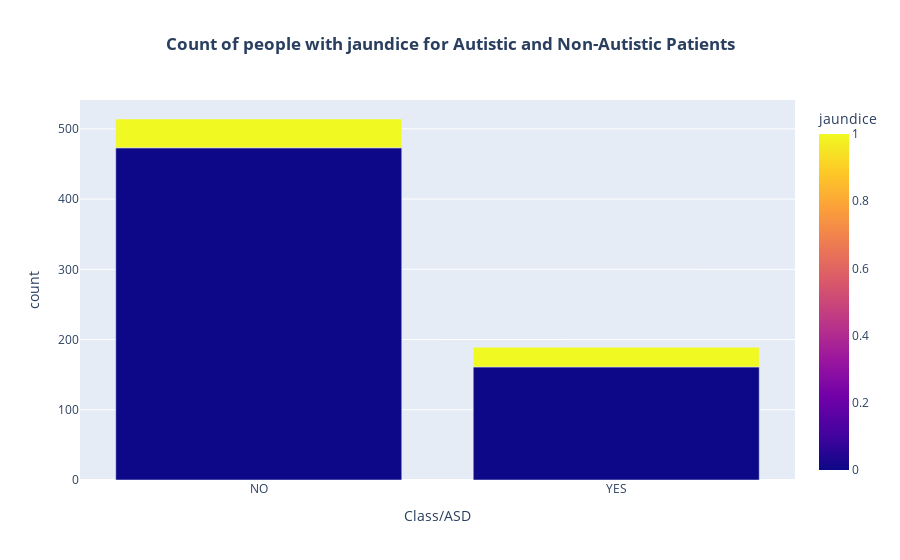

Notebook source saved alongside this figure:
### Markdown cell above
Using a bar chart to visualise autistic and non-autistic patients split into those with and without Jaundice:

### Code cell
#using plotly to visualize the count of people with jundice for autistic and non-autistic patients
fig = px.bar(df.groupby(['Class/ASD', 'jaundice']).size().reset_index(name='count'), 
             x='Class/ASD', 
             y='count', 
             color='jaundice',
             title='Count of people with jundice for Autistic and Non-Autistic Patients')

# Update layout to center the title
fig.update_layout(title_text='<b>Count of people with jaundice for Autistic and Non-Autistic Patients</b>', title_x=0.5)

# Show the plot
fig.show()

### Figure 1 — Plotly figure (JSON) as saved in the notebook; plotly's stock layout.template omitted (floating-point values rounded to 4 significant figures)
{"data": [{"alignmentgroup": "True", "hovertemplate": "Class/ASD=%{x}<br>count=%{y}<br>jaundice=%{marker.color}<extra></extra>", "legendgroup": "", "marker": {"color": [0, 1, 0, 1], "coloraxis": "coloraxis", "pattern": {"shape": ""}}, "name": "", "offsetgroup": "", "orientation": "v", "showlegend": false, "textposition": "auto", "type": "bar", "x": ["NO", "NO", "YES", "YES"], "xaxis": "x", "y": [473, 41, 161, 28], "yaxis": "y"}], "layout": {"barmode": "relative", "coloraxis": {"colorbar": {"title": {"text": "jaundice"}}, "colorscale": [[0, "#0d0887"], [0.1111, "#46039f"], [0.2222, "#7201a8"], [0.3333, "#9c179e"], [0.4444, "#bd3786"], [0.5556, "#d8576b"], [0.6667, "#ed7953"], [0.7778, "#fb9f3a"], [0.8889, "#fdca26"], [1, "#f0f921"]]}, "legend": {"tracegroupgap": 0}, "title": {"text": "<b>Count of people with jaundice for Autistic and Non-Autistic Patients</b>", "x": 0.5}, "xaxis": {"anchor": "y", "domain": [0, 1], "title": {"text": "Class/ASD"}}, "yaxis": {"anchor": "x", "domain": [0, 1], "title": {"text": "count"}}}}
